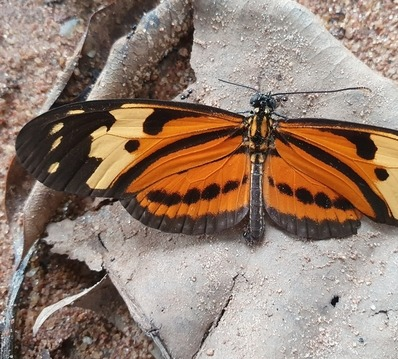
#> input picture Pruebas/Isabella.JPG, 398 x 359 px; its folder holds only this picture in this run
$ python -i data_processor.py   (imports and definitions only)
#> lines starting #> are read from the running program, lines starting #| are printed output that depends on the picture
import os
import numpy as np
import cv2
from PIL import Image
import re
import json
import random
from models.data_augmentation import generate_augmented_images

# [148 lines left out: functions apply_kernel, apply_multiple_kernels, get_common_kernels, not called in this run]

def normalize_image(image_path, target_size=(64, 64), kernels=None):
    """
    Normalize an image for neural network input

    Args:
        image_path: Path to the image file
        target_size: Size to resize the image to (width, height)
        kernels: Optional list of kernels to apply to the image

    Returns:
        r, g, b: Normalized RGB channel values
    """
#> called with image_path = '../Pruebas/Isabella.JPG', target_size = (64, 64)
    # Load and resize image
    image = Image.open(image_path)
#> image is the input picture: PIL image 398x359 RGB; mean R, G, B 149.4, 128, 113.9
    image = image.resize(target_size, Image.LANCZOS)
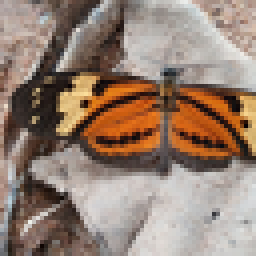
#> image: PIL image 64x64 RGB (shown 4 times larger); mean R, G, B 149.4, 128, 113.9

    # Apply kernels if provided
    if kernels and len(kernels) > 0:
        img_array = apply_multiple_kernels(image, kernels)
        # Convert back to PIL image
        image = Image.fromarray(np.uint8(img_array))

    # Convert to numpy array and normalize
    img_array = np.array(image) / 255.0

    # Extract RGB channels
    r = img_array[:, :, 0].flatten()
#> r = 4096 values, max 0.98 at index 1493, min 0.0314 at index 2045, mean 0.586
    g = img_array[:, :, 1].flatten()
#> g = 4096 values, max 0.933 at index 3527, min 0.00392 at index 2045, mean 0.502
    b = img_array[:, :, 2].flatten()
#> b = 4096 values, max 0.918 at index 46, min 0.00784 at index 3914, mean 0.447

    return r, g, b

# [346 lines left out: functions normalize_pil_image, augment_image, determine_dominant_color, save_normalized_data, load_training_data, process_test_image and 3 more, not called in this run]

>>> result = normalize_image('../Pruebas/Isabella.JPG')

$ run again, on Pruebas/Mariposa Monarca.jpg
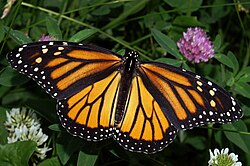
#> input picture Pruebas/Mariposa Monarca.jpg, 250 x 166 px
#> in normalize_image, image is the input picture: PIL image 250x166 RGB; mean R, G, B 66.7, 63.7, 34.4
#> in normalize_image, `image = image.resize(target_size, Image.LANCZOS)`:
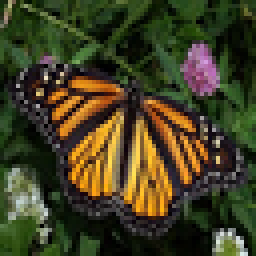
#> image: PIL image 64x64 RGB (shown 4 times larger); mean R, G, B 66.6, 63.7, 34.5
#> r = 4096 values, max 1 at index 2198, min 0 at index 7, mean 0.261
#> g = 4096 values, max 0.918 at index 4092, min 0 at index 369, mean 0.25
#> b = 4096 values, max 0.898 at index 4092, min 0 at index 7, mean 0.135

$ run again, on Pruebas/Monarca.jpg
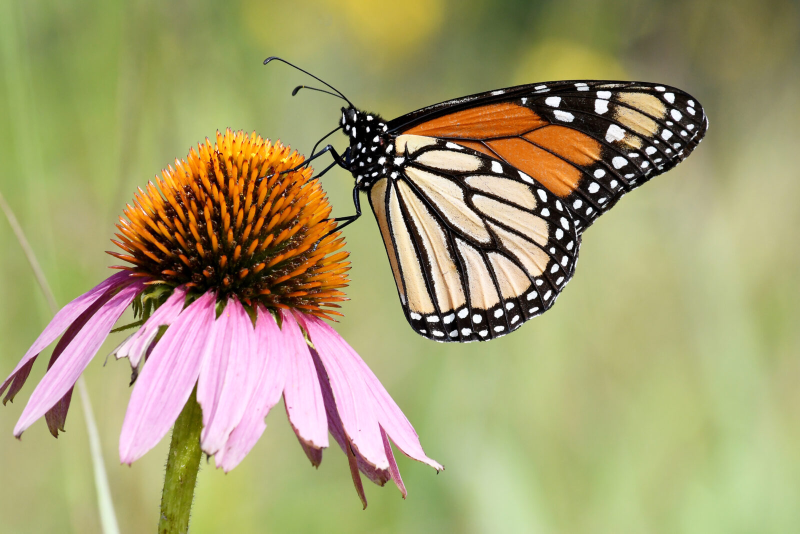
#> input picture Pruebas/Monarca.jpg, 1600 x 1067 px (shown at 1/2 size)
#> in normalize_image, image is the input picture: PIL image 1600x1067 RGB; mean R, G, B 164.3, 156.8, 111.1
#> in normalize_image, `image = image.resize(target_size, Image.LANCZOS)`:
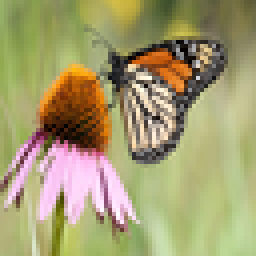
#> image: PIL image 64x64 RGB (shown 4 times larger); mean R, G, B 164.2, 156.8, 111.1
#> r = 4096 values, max 1 at index 1106, min 0 at index 684, mean 0.644
#> g = 4096 values, max 1 at index 1253, min 0 at index 684, mean 0.615
#> b = 4096 values, max 1 at index 2381, min 0 at index 684, mean 0.436

$ run again, on Pruebas/prueba_Monarca.jpg
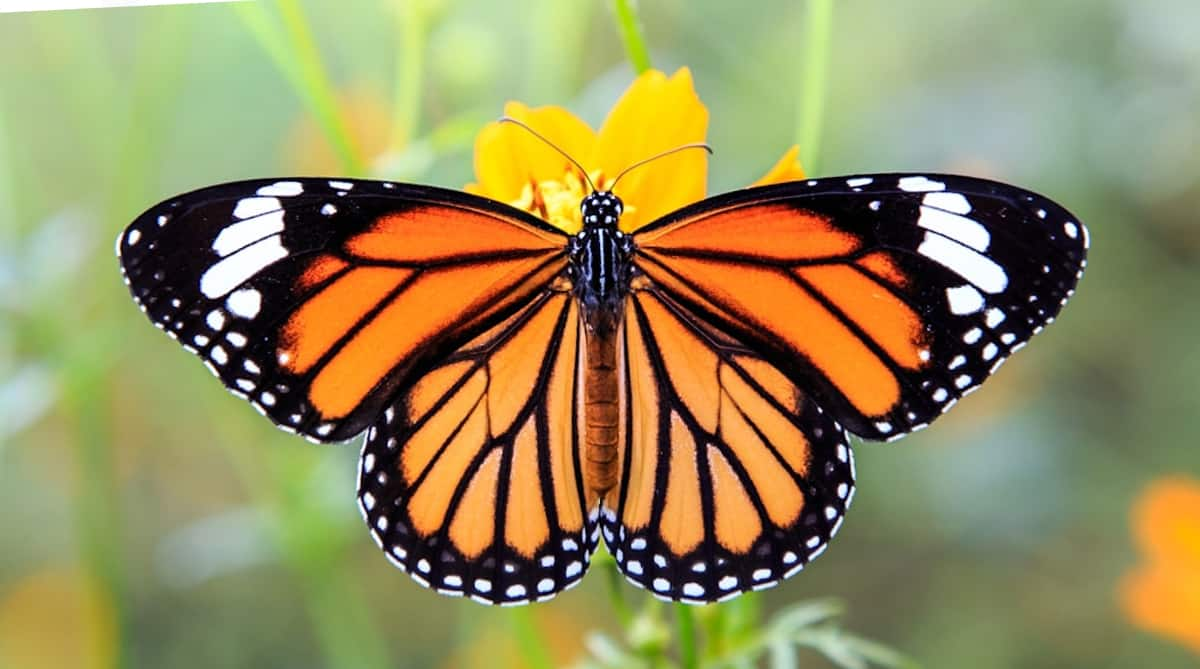
#> input picture Pruebas/prueba_Monarca.jpg, 1200 x 669 px
#> in normalize_image, image is the input picture: PIL image 1200x669 RGB; mean R, G, B 148.5, 139.5, 91.4
#> in normalize_image, `image = image.resize(target_size, Image.LANCZOS)`:
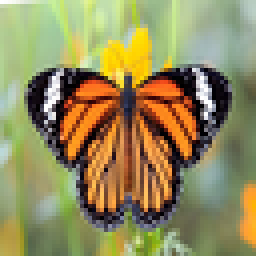
#> image: PIL image 64x64 RGB (shown 4 times larger); mean R, G, B 148, 139.6, 91.4
#> r = 4096 values, max 1 at index 0, min 0 at index 1164, mean 0.58
#> g = 4096 values, max 1 at index 0, min 0 at index 1139, mean 0.547
#> b = 4096 values, max 1 at index 0, min 0 at index 610, mean 0.358
